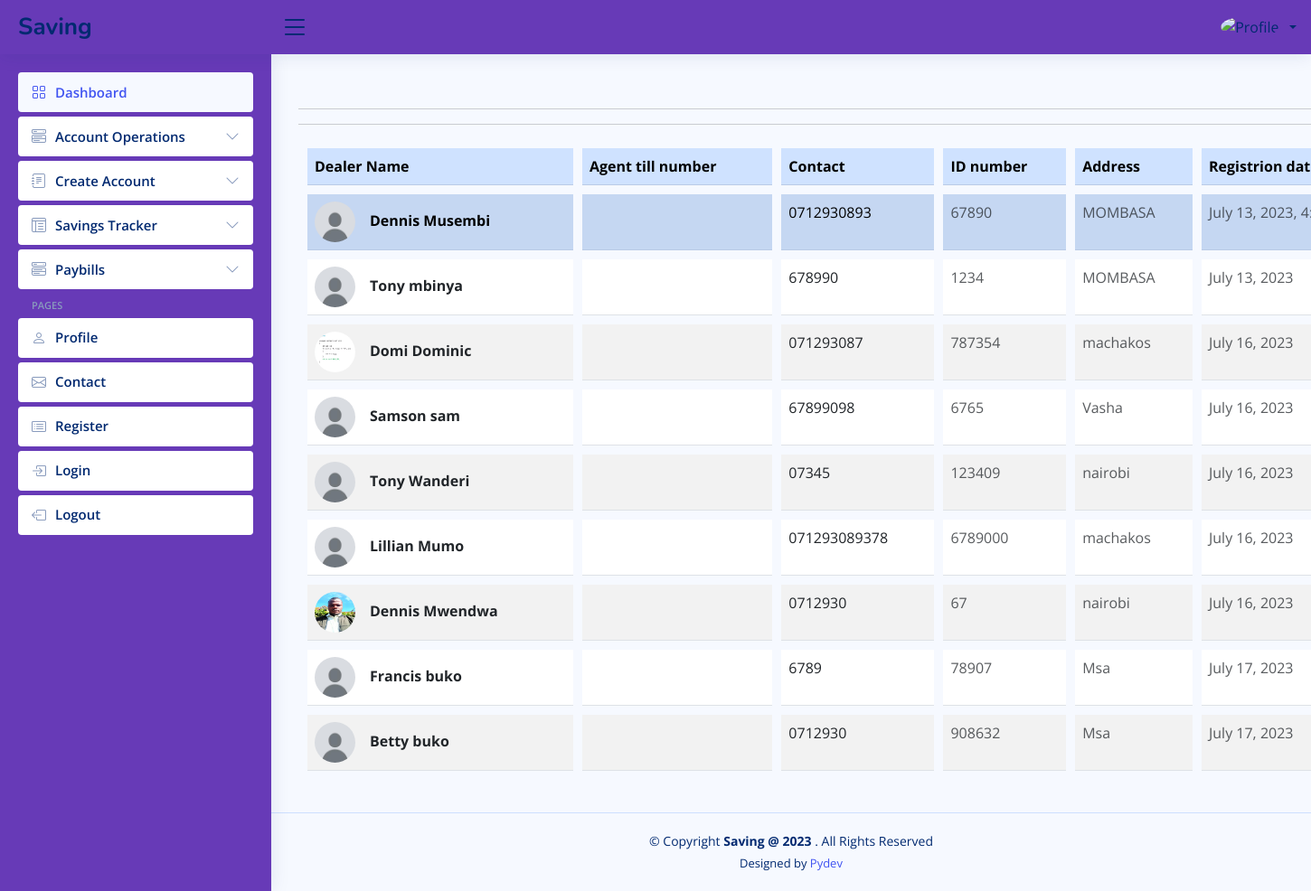
/dealer-own-agents, run on the app's committed database.
### savings/models.py (models this page shows, shortened)
class Dealers(models.Model):
	first_name = models.CharField(max_length=50)
	last_name = models.CharField(max_length=50)
	id_number = models.CharField(max_length=50, unique=True)
	dealer_id = models.CharField(max_length=50, unique=True)
	contact_number = models.CharField(max_length=50)
	address = models.CharField(max_length=50)
	registered_on = models.DateTimeField(auto_now_add=True)
	image = models.ImageField(default="default.jpg", upload_to="dealer_pics")

class Agents(models.Model):
	first_name = models.CharField(max_length=50)
	last_name = models.CharField(max_length=50)
	id_number = models.CharField(max_length=50, unique=True)
	dealer_id = models.CharField(max_length=50, blank=True, null=True)
	contact_number = models.CharField(max_length=50)
	address = models.CharField(max_length=50)
	status = models.BooleanField(default=False)
	agent_number = models.CharField(max_length=50, null=True, blank=True)
	registered_on = models.DateField(auto_now_add=True)
	image = models.ImageField(default="default.jpg", upload_to="agents_pics")

### savings/more_views.py (the view)
# urls.py: path("dealer-own-agents", more_views.display_dealers_and_own_agents,
def display_dealers_and_own_agents(request):
    dealers = Dealers.objects.all()
    agents = Agents.objects.filter(status=True)
    context = {
            "dealers": dealers,
            "agents": agents,
            }
    return render(request, "savings/display_dealers_and_own_agents.html", context)

### savingrecord/context_processors.py (called while the page is built, shortened)
def common_variables(request):
    user_info = None
    return {
            "user_info": user_info,
            }

### templates/savings/display_dealers_and_own_agents.html (shortened to what this page needs)
{% extends "savings/forms_layout.html" %}
{% load static %}
{% block dealers_own_agents %}
{% for dealer in dealers %}
<table class="table table-striped">
    <thead>
        <tr class="table-primary">
            <th>Dealer Name</th>
            <th>Agent till number
            <th>Contact</th>
            <th>ID number</th>
            <th>Address</th>
            <th>Registrion date</th>
        </tr>
    </thead>
    <tbody>
        <tr class="table-primary">
            <td>
              <div class="d-flex align-items-center">
                <img
                    src="{{ dealer.image.url}}"
                    alt=""
                    style="width: 45px; height: 45px"
                    class="rounded-circle"
                    />
                <div class="ms-3">
                  <p class="fw-bold mb-1">{{dealer.first_name}} {{dealer.last_name}}</p>
                </div>
              </div>
            </td>
            <td>
            </td>
            <td>
              <p class="fw-normal mb-1">{{dealer.contact_number}}</p>
            </td>
            <td>
                <p class="text-muted mb-0"> {{dealer.id_number}}</p>
            </td>
            <td>
                <p class="text-muted mb-0">{{dealer.address}}</p>
            </td>
            <td>
                <p class="text-muted mb-0">{{dealer.registered_on}}</p>
            </td>
        </tr>
        <br>
        {%  for agent in agents %}
        {% if dealer.dealer_id == agent.dealer_id%}
        <tr>
            <td>
              <div class="d-flex align-items-center">
                <img
                    src="{{ agent.image.url }}"
                    alt=""
                    style="width: 45px; height: 45px"
                    class="rounded-circle"
                    />
                <div class="ms-3">
                  <p class="fw-bold mb-1">{{agent.first_name}} {{agent.last_name}}</p>
                </div>
              </div>
            </td>
            <td>
            </td>
            <td>
              <p class="fw-normal mb-1">{{agent.contact_number}}</p>
            </td>
            <td>
                <p class="text-muted mb-0"> {{agent.id_number}}</p>
            </td>
            <td>
                <p class="text-muted mb-0">{{agent.address}}</p>
            </td>
            <td>
                <p class="text-muted mb-0">{{agent.registered_on}}</p>
            </td>
        </tr>
        {% endif %}
        {% endfor %}
        <hr><hr>
    </tbody>
  </table>
  {% endfor %}
{% endblock %}

### static/assets/css/style.css (style rules this page uses)
:root { scroll-behavior: smooth; }
body { font-family: "Open Sans", sans-serif; background: #f6f9ff; color: #444444; }

### static/assets/css/more.css (style rules this page uses)
table { border-collapse: separate; border-spacing: 10px; }
td { padding: 10px; }
*, *:before, *:after { box-sizing: border-box; }
html { height: 100%; }

### data on the page
Dealers: image (placeholder picture), first_name "Dennis", last_name "Musembi", contact_number "0712930893", id_number "67890", address "MOMBASA", registered_on "July 13, 2023,…"
Agents: image (placeholder picture), first_name "Tony", last_name "mbinya", contact_number "678990", id_number "1234", address "MOMBASA", registered_on "July 13, 2023"
Agents: image (picture), first_name "Domi", last_name "Dominic", contact_number "071293087", id_number "787354", address "machakos", registered_on "July 16, 2023"
Agents: image (placeholder picture), first_name "Samson", last_name "sam", contact_number "67899098", id_number "6765", address "Vasha", registered_on "July 16, 2023"
Agents: image (placeholder picture), first_name "Tony", last_name "Wanderi", contact_number "07345", id_number "123409", address "nairobi", registered_on "July 16, 2023"
Agents: image (placeholder picture), first_name "Lillian", last_name "Mumo", contact_number "071293089378", id_number "6789000", address "machakos", registered_on "July 16, 2023"
Agents: image (picture), first_name "Dennis", last_name "Mwendwa", contact_number "0712930", id_number "67", address "nairobi", registered_on "July 16, 2023"
Agents: image (placeholder picture), first_name "Francis", last_name "buko", contact_number "6789", id_number "78907", address "Msa", registered_on "July 17, 2023"
Agents: image (placeholder picture), first_name "Betty", last_name "buko", contact_number "0712930", id_number "908632", address "Msa", registered_on "July 17, 2023"
